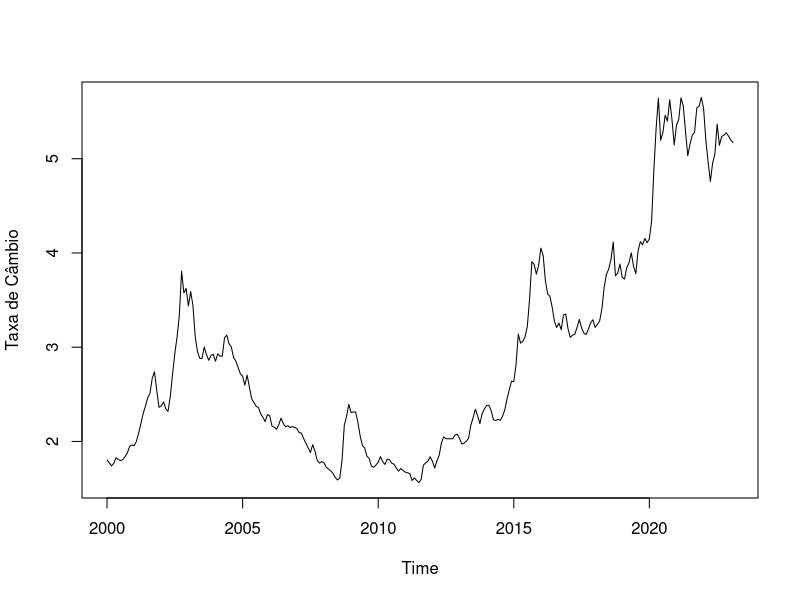
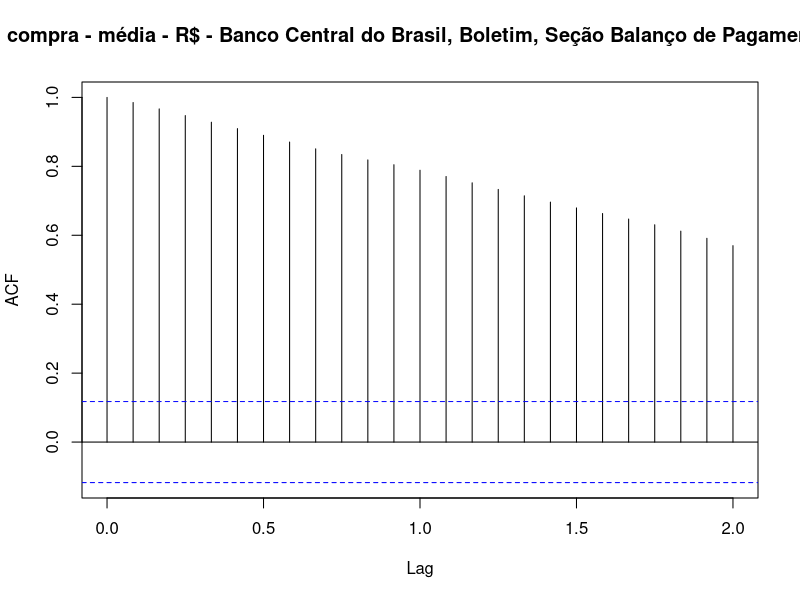
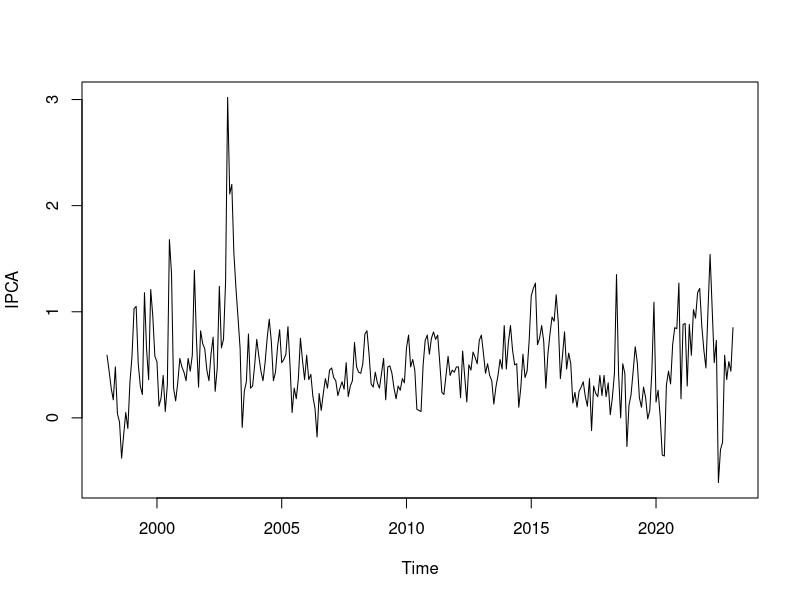
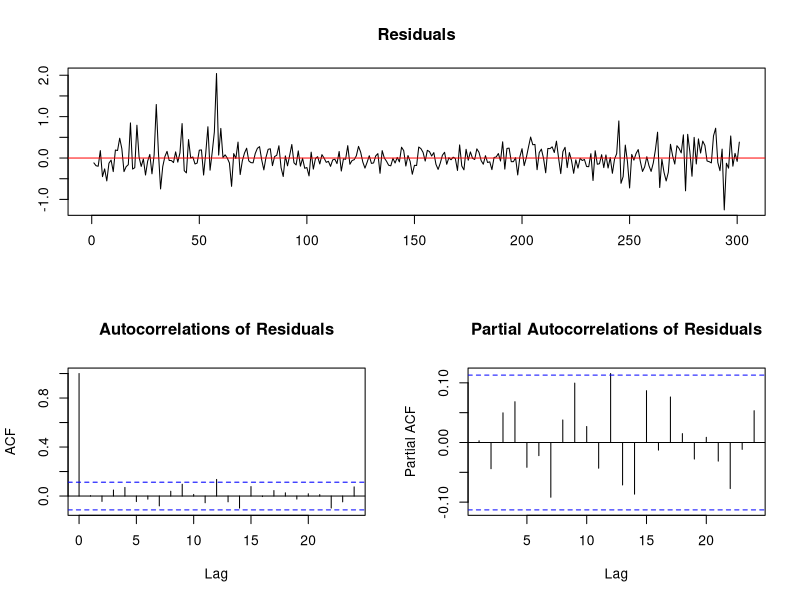
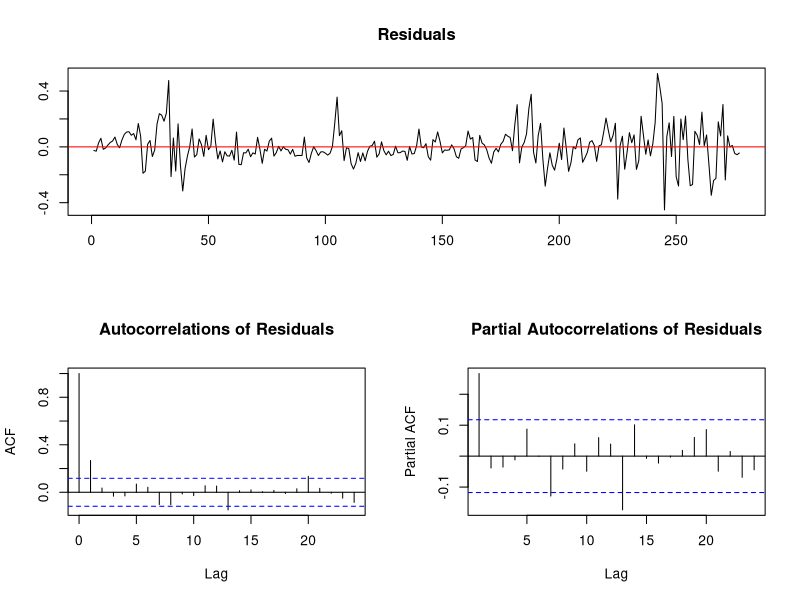
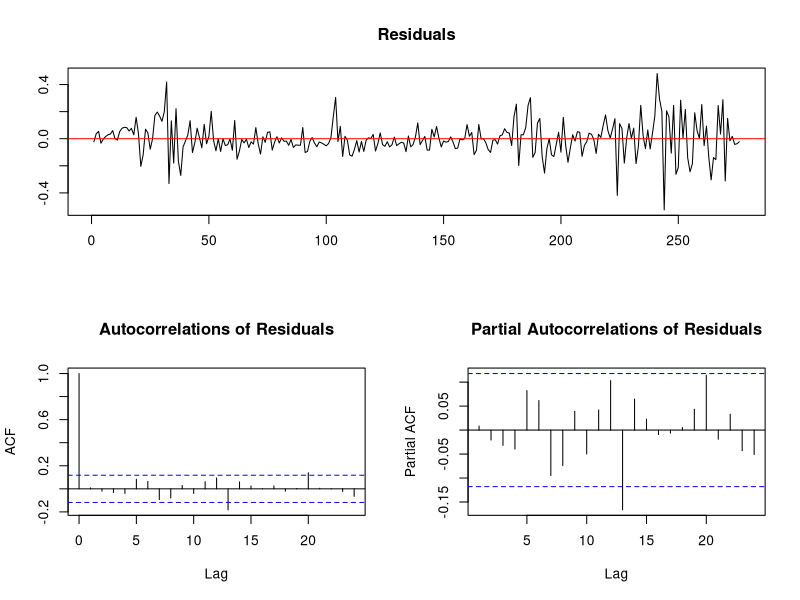
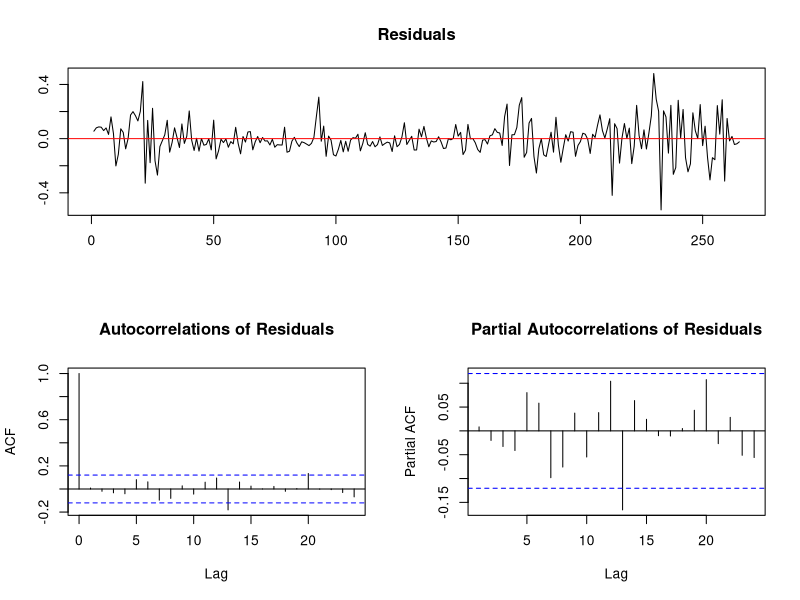
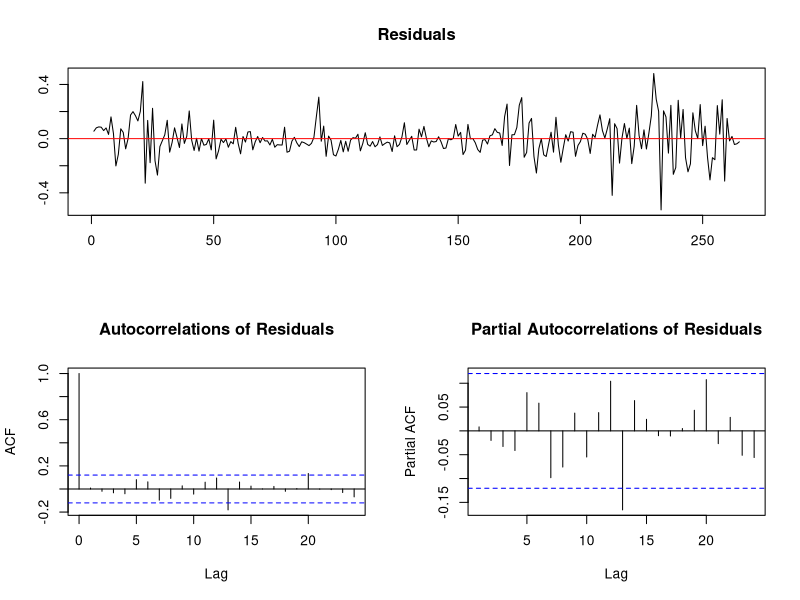

The R source for these figures, in order:
## ---- chunk 1
knitr::opts_chunk$set(echo = TRUE)
## ---- chunk 2
library(readxl)

cambio=read_excel('Cambio.xlsx')

cambio = ts(cambio[,2],start=c(2000,1),freq=12)

plot(cambio,ylab='Taxa de Câmbio')
acf(cambio)

#Primeira Diferença
dcambio=diff(cambio)


## ---- chunk 3
library(readxl)

ipca=read_excel('IPCA.xlsx')

y = ts(ipca[,2],start=c(1998,1),freq=12)

plot(y,ylab='IPCA')

## ---- chunk 4
#install.packages('urca')
library(urca)

#Modelo com constante

ipca.df1 =ur.df(y,type='drift',lags=0)
summary(ipca.df1)

plot(ipca.df1)

## ---- chunk 5
cam.df1=ur.df(cambio,type='trend',lags=0)
plot(cam.df1)

cam.df2=ur.df(cambio,type='trend',lags=1)
plot(cam.df2)
summary(cam.df2)

cam.df2=ur.df(cambio,type='trend',lags=12,selectlags = 'AIC')
plot(cam.df2)
summary(cam.df2)

cam.df2=ur.df(cambio,type='trend',lags=12,selectlags = 'BIC')
plot(cam.df2)
summary(cam.df2)

cam.df3=ur.df(cambio,type='drift',lags=12,selectlags = 'BIC')
plot(cam.df3)
summary(cam.df3)

cam.df4=ur.df(cambio,type='none',lags=12,selectlags='BIC')
plot(cam.df4)
summary(cam.df4)

#teste em relação a variação do câmbio
dcambio=diff(cambio)

plot(dcambio)

dcam.df=ur.df(dcambio,type='none',lags=0)
plot(dcam.df)
summary(dcam.df)

dcam.df1=ur.df(dcambio,type='none',lags=24,selectlags='BIC')
plot(dcam.df1)
summary(dcam.df1)
## ---- chunk 6
#Série IPCA
#modelo com constante
library(urca)

ipca.pp = ur.pp(y,type='Z-tau',model='constant',lags='short')
plot(ipca.pp)
summary(ipca.pp)

y.pp = ur.pp(y,type='Z-alpha',model='constant',lags='short')
plot(y.pp)
summary(y.pp)

## ---- chunk 7
#Modelo com constante e tendência

cambio.pp1= ur.pp(cambio, type='Z-tau',model='trend',lags='short')
plot(cambio.pp1)
summary(cambio.pp1)

cambio.pp2=ur.pp(cambio,type='Z-tau',model='constant',lags='short')
summary(cambio.pp2)
## ---- chunk 8
#IPCA
ipca.kpss=ur.kpss(y,type='mu',lags='short')
plot(ipca.kpss)

summary(ipca.kpss)
## ---- chunk 9
#Câmbio

cambio.kpss1=ur.kpss(cambio,type='tau',lags='long')
plot(cambio.kpss1)
summary(cambio.kpss1)

cambio.kpss2=ur.kpss(cambio,type='mu',lags='long')
plot(cambio.kpss2)
summary(cambio.kpss2)
